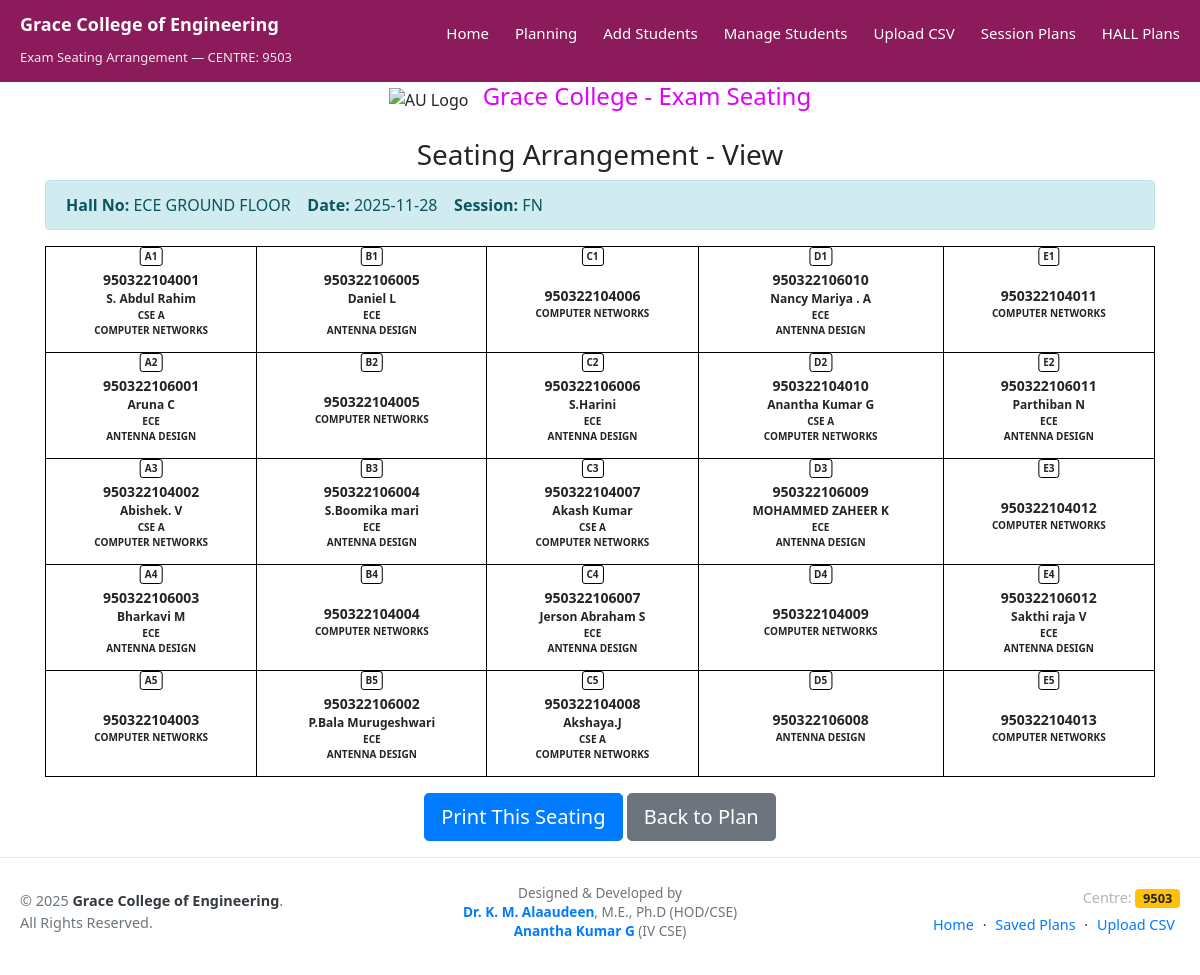
Screenshot of /view_seating_single.php?id=1 with the database file from the repository.
### tables this page shows
CREATE TABLE `exam_seating` (
  `id` int(11) NOT NULL,
  `odd_i` text NOT NULL,
  `even_i` text NOT NULL,
  `hall_no` varchar(50) NOT NULL,
  `exam_date` date NOT NULL,
  `session` varchar(10) NOT NULL,
  `subject` varchar(255) NOT NULL,
  `total_students` int(11) DEFAULT 0,
  `created_at` timestamp NOT NULL DEFAULT current_timestamp(),
  `odd_dept` text DEFAULT NULL,
  `left_subjects` text DEFAULT NULL,
  `even_dept` text DEFAULT NULL,
  `right_subjects` text DEFAULT NULL,
  `odd_subjects` text DEFAULT NULL,
  `even_subjects` text DEFAULT NULL
);

### view_seating_single.php (the view, shortened to what this page needs)
<?php
include 'connection.php';
$id = isset($_GET['id']) ? intval($_GET['id']) : 0;
$sql = "SELECT * FROM exam_seating WHERE id=$id";
$res = mysqli_query($conn, $sql);
$row = mysqli_fetch_assoc($res);
$odd = unserialize($row['odd_i']);
$even = unserialize($row['even_i']);
$oddSubj = unserialize($row['odd_subjects']);
$evenSubj = unserialize($row['even_subjects']);
$hall_no   = $row['hall_no'];
$exam_date = $row['exam_date'];
$session   = $row['session'];
$oddValues = $evenValues = $oddNames = $evenNames = $oddDeptVal = $evenDeptVal = $oddSub = $evenSub = [];
foreach ($odd as $i => $reg) {
    $key = "odd" . ($i + 1);
    $oddValues[$key] = $reg;
    $oddSub[$key] = $oddSubj[$i] ?? '';
    if ($reg != "") {
        $q = mysqli_query($conn, "SELECT name, department FROM students WHERE reg_no='$reg'");
        $st = mysqli_fetch_assoc($q);
        $oddNames[$key] = $st['name'] ?? '';
        $oddDeptVal[$key] = $st['department'] ?? '';
    }
}
foreach ($even as $i => $reg) {
    $key = "even" . ($i + 1);
    $evenValues[$key] = $reg;
    $evenSub[$key] = $evenSubj[$i] ?? '';
    if ($reg != "") {
        $q = mysqli_query($conn, "SELECT name, department FROM students WHERE reg_no='$reg'");
        $st = mysqli_fetch_assoc($q);
        $evenNames[$key] = $st['name'] ?? '';
        $evenDeptVal[$key] = $st['department'] ?? '';
    }
}
$cells = [
    ['odd1', 'even5', 'odd6', 'even10', 'odd11'],
    ['even1', 'odd5', 'even6', 'odd10', 'even11'],
    ['odd2', 'even4', 'odd7', 'even9', 'odd12'],
    ['even3', 'odd4', 'even7', 'odd9', 'even12'],
    ['odd3', 'even2', 'odd8', 'even8', 'odd13']
];
?>
<!DOCTYPE html>
<html>
<head>
    <link rel="stylesheet" href="https://stackpath.bootstrapcdn.com/bootstrap/4.5.2/css/bootstrap.min.css">
</head>
<body>
    <?php include 'menu.php'; ?>
    <div class="header">
        <img src="https://res.cloudinary.com/de1tywvqm/image/upload/v1764171191/au_logo_f8g8al.png" alt="AU Logo" />
        <h1>Grace College - Exam Seating</h1>
    </div>
    <div class="container mt-3">
        <h3 class="text-center mb-2">Seating Arrangement - View</h3>
        <div class="alert alert-info">
            <strong>Hall No:</strong> <?= $hall_no ?> &nbsp;&nbsp;
            <strong>Date:</strong> <?= $exam_date ?> &nbsp;&nbsp;
            <strong>Session:</strong> <?= $session ?>
        </div>
        <div class="table-responsive">
            <table id="tableBody">
                <tbody>
                    <?php
                    for ($r = 0; $r < 5; $r++) {
                        echo "<tr>";
                        for ($c = 0; $c < 5; $c++) {
                            $key = $cells[$r][$c];
                            $reg = $oddValues[$key] ?? ($evenValues[$key] ?? '');
                            $name = $oddNames[$key] ?? ($evenNames[$key] ?? '');
                            $dept = $oddDeptVal[$key] ?? ($evenDeptVal[$key] ?? '');
                            $subj = $oddSub[$key] ?? ($evenSub[$key] ?? '');
                            $label = chr(65 + $c) . ($r + 1);
                            echo "<th>
                        <div class='a1-box'>$label</div>
                        <span class='regno'>$reg</span>
                        <span class='name'>$name</span>
                        <span class='dept'>$dept</span>
                        <span class='subj'>$subj</span>
                        </th>";
                        }
                        echo "</tr>";
                    }
                    ?>
                </tbody>
            </table>
        </div>
        <div class="text-center mt-3 mb-3">
            <button onclick="printSeating()" class="btn btn-primary btn-lg">Print This Seating</button>
            <button onclick="window.location.href='view_plan.php'" class="btn btn-secondary btn-lg">Back to Plan</button>
        </div>
    </div>
</body>
</html>
<?php include 'footer.php'; ?>

### view_seating_single.php (style rules this page uses)
.header { text-align: center; margin-bottom: 20px; }
.header img { height: 50px; vertical-align: middle; }
.header h1 { display: inline-block; margin-left: 10px; vertical-align: middle; font-size: 24px; color: #de02fbff; }
table { border-collapse: collapse; width: 100%; min-width: 700px; }
th, td { border: 1px solid black; padding: 14px; text-align: center; position: relative; }
.a1-box { position: absolute; top: 0px; left: 50%; transform: translateX(-50%); padding: 1px 4px; font-size: 10px; border: 1px solid #000; background: #fff; border-radius: 3px; }
.regno { font-size: 14px; font-weight: bold; display: block; margin-top: 8px; }
.name { font-size: 12px; font-weight: bold; display: block; }
.dept, .subj { font-size: 10px; display: block; }

### menu.php (style rules this page uses)
* { margin: 0; padding: 0; box-sizing: border-box; font-family: "Segoe UI", system-ui, sans-serif; }
:root { --primary: #8b1b5a; --white: #ffffff; }

### rows the page displays
exam_seating: hall_no "ECE GROUND FLOOR", exam_date "2025-11-28", session "FN"

### other values shown
$label "A1"
$reg "950322104001"
$name "S. Abdul Rahim"
$dept "CSE A"
$subj "COMPUTER NETWORKS"
$label "B1"
$reg "950322106005"
$name "Daniel L"
$dept "ECE"
$subj "ANTENNA DESIGN"
$label "C1"
$reg "950322104006"
$label "D1"
$reg "950322106010"
$name "Nancy Mariya . A"
